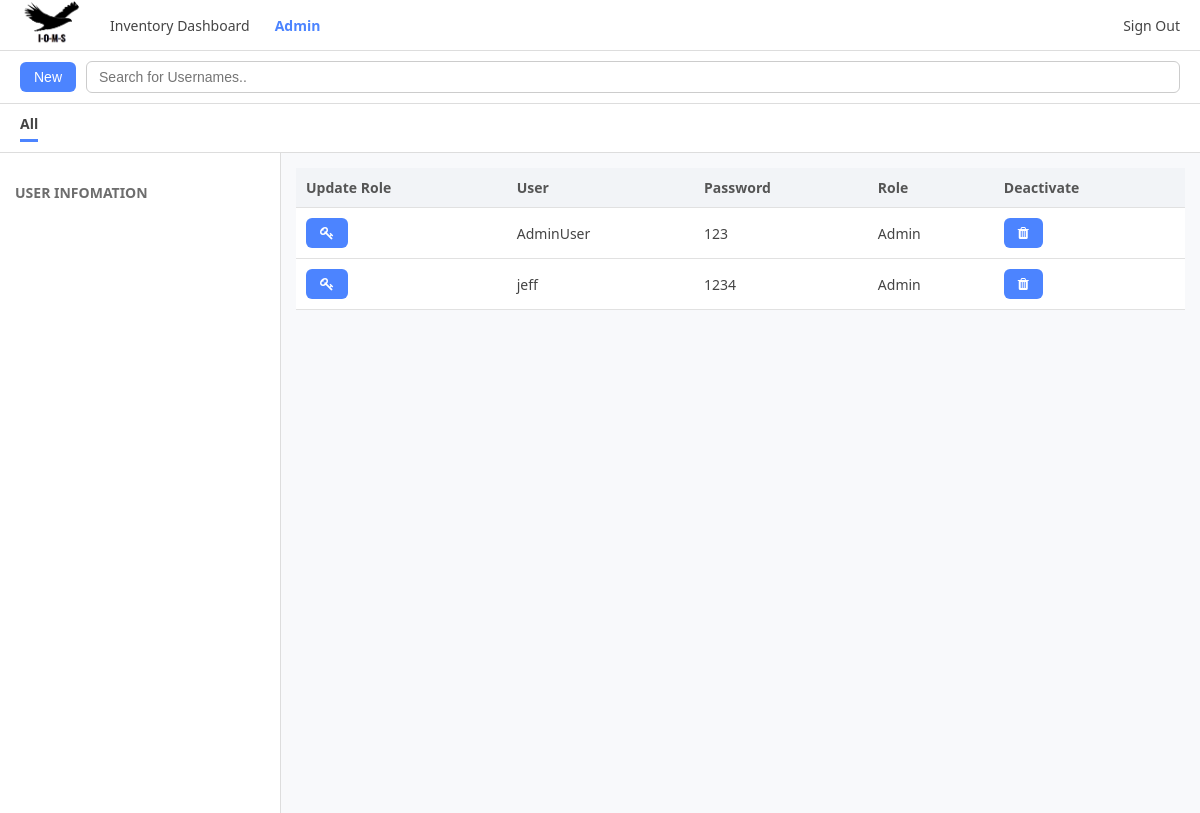
Before: /adminPage (signed in) with the older database file.
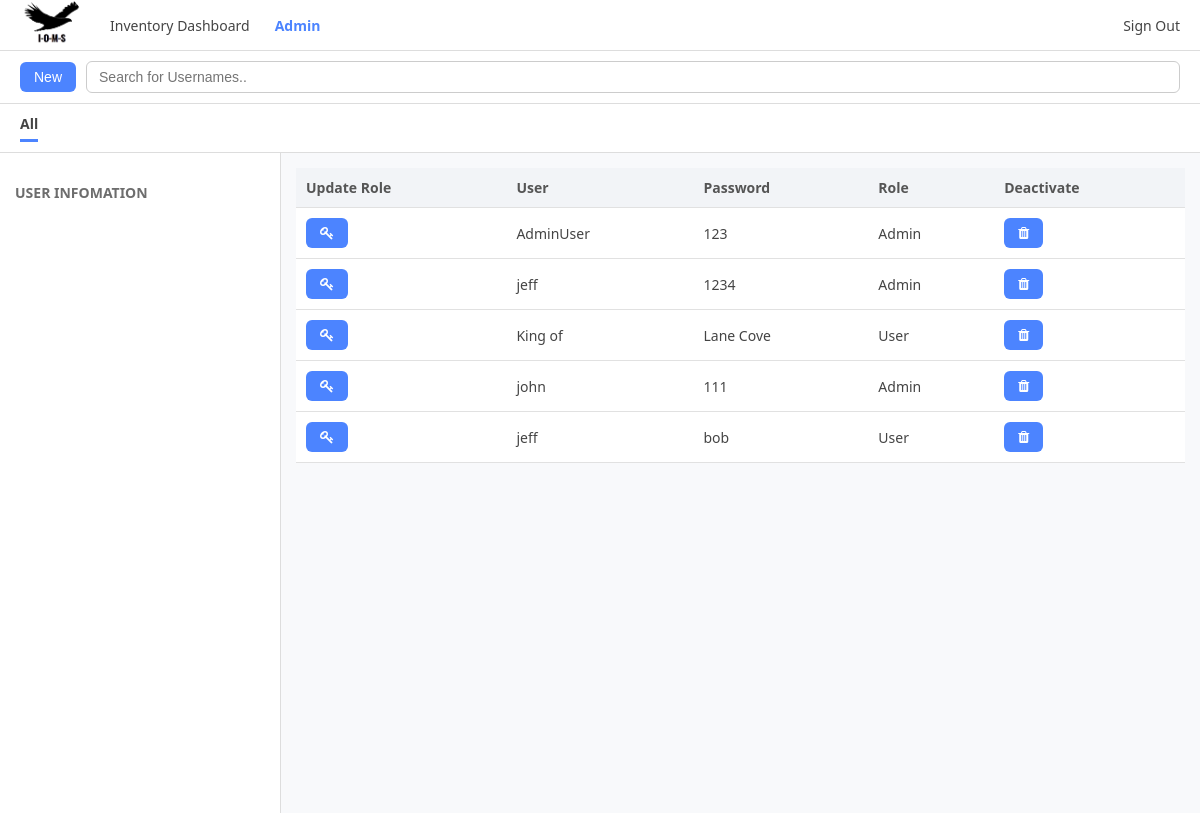
After: the same page with the newer database file.
### tables this page shows
CREATE TABLE USERS (UNIQUE_ID INTEGER PRIMARY KEY AUTOINCREMENT,
                                        Admin BOOLEAN,
                                        login_ID varchar(50),
                                        password varchar(50) not null);

### app.py (the view)
@app.route("/adminPage", methods=["GET","POST"])
def admin_page():
    if not session.get('is_admin'):
        return "Access Denied: Admins Only", 403
    item = get_user_table()
    return render_template("adminPage.html", item=item)

### app.py (called while the page is built)
def get_user_table():
    conn = sqlite3.connect("LoginData.db")
    cursor = conn.cursor()
    cursor.execute("SELECT * FROM USERS;")
    row = cursor.fetchall()
    conn.close()
    return row

### templates/adminPage.html (shortened to what this page needs)
<!DOCTYPE html>
<html lang="en">
<head>
<link rel="stylesheet" href="https://cdnjs.cloudflare.com/ajax/libs/font-awesome/4.7.0/css/font-awesome.min.css">
</head>
<body>
<div class="top-menu">
    <img src="/static/Logo-Small.png" class="logo">
    <a href="/userHome">Inventory Dashboard</a>
    {% if session.is_admin %}
    <a href="/adminPage" class="active">Admin</a>
    {% endif %}
    <div class="info-right">
      <a href="/">Sign Out</a>
    </div>
</div>
<div class="action-bar">
  <form action="{{url_for('adminCreateUser')}}" method="get">
  <button id="addNewInventory" class="btn""> New</button>
  </form>
    <input type="text" id="searchInput" class="search-input" onkeyup="searchbar()" placeholder="Search for Usernames.." title="Type in a name">
</div>
<div class="subtabs">
    <div class="active">All</div>
</div>
<div class="page">
    <div class="sidebar">
        <h4>User Infomation</h4>
    </div>
    <div class="main">
        <table id="inventoryTable">
          <thead>
              <tr>
                <th>Update Role</th>
                <th>User</th>
                <th>Password</th>
                <th>Role</th>
                <th>Deactivate</th>
              </tr>
          </thead>
          <tbody>
        {% for row in item %}
        <tr>
            <td>
                <form action="{{url_for('UpdateRole',user_id=row[0])}}" method="post">
                <button id="Update"class="btn">
                    <i class="fa fa-key"></i>
                </button>
                </form>
            </td>
            <td>{{ row[2] }}</td>
            <td>{{ row[3] }}</td>
            <td>
                {%if row[1]%}
                    Admin
                {% else %}
                    User
                {% endif %}
            </td>
            <td>
            <form action="{{ url_for('delete_user', user_id=row[0])}}" method="post">
            <button class="btn" type="submit">
                <i class="fa fa-trash"></i>
            </button>
            </form>
            </td>
        </tr>
      {% endfor %}
          </tbody>
      </table>
    </div>
</div>
</body>
</html>

### templates/adminPage.html (style rules this page uses)
body { margin: 0; font-family: "Segoe UI", Arial, sans-serif; background: #f8f9fb; color: #444; }
.top-menu { display: flex; align-items: center; height: 50px; background: #ffffff; border-bottom: 1px solid #ddd; padding: 0 20px; gap: 25px; font-size: 14px; }
.top-menu div { cursor: pointer; }
.top-menu .active { font-weight: 600; color: #4c84ff; }
.action-bar { padding: 10px 20px; background: #ffffff; border-bottom: 1px solid #ddd; display: flex; gap: 10px; align-items: center; }
.search-input { flex: 1; padding: 7px 12px; font-size: 14px; border: 1px solid #ccc; border-radius: 6px; }
.btn { background: #4c84ff; border: none; padding: 7px 14px; border-radius: 6px; color: white; font-size: 14px; cursor: pointer; }
.subtabs { display: flex; padding: 10px 20px; background: #ffffff; border-bottom: 1px solid #ddd; gap: 20px; font-size: 14px; }
.subtabs div { cursor: pointer; padding-bottom: 6px; }
.subtabs .active { font-weight: bold; border-bottom: 3px solid #4c84ff; }
.page { display: flex; height: calc(100vh - 140px); }
.sidebar { width: 250px; background: #ffffff; border-right: 1px solid #ddd; padding: 15px; overflow-y: auto; }
.sidebar h4 { margin: 15px 0 5px; color: #6d6d6d; font-size: 14px; text-transform: uppercase; }
.main { flex: 1; padding: 15px; overflow-x: auto; }
table { width: 100%; border-collapse: collapse; background: #ffffff; text-align: left; }
thead { background: #f2f4f7; }
th, td { padding: 10px; border-bottom: 1px solid #e1e1e1; font-size: 14px; }
th { font-weight: 600; color: #555; }
.info-right { margin-left: auto; display: flex; align-items: center; gap: 8px; }
.logo { height: 65px; width: 65px; border-radius: 50%; }
.top-menu a { cursor: pointer; text-decoration: none; color: inherit; }
.top-menu a.active { font-weight: 600; color: #4c84ff; }

Changed rows visible on the page:
added USERS: login_ID "King of", password "Lane Cove", shows "User"
added USERS: login_ID "john", password "111", Admin "Admin"
added USERS: login_ID "jeff", password "bob", shows "User"
